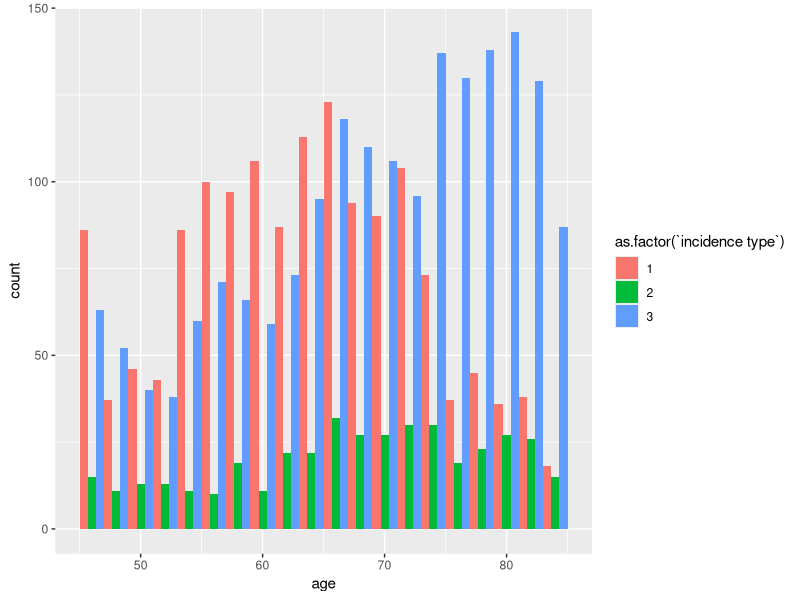
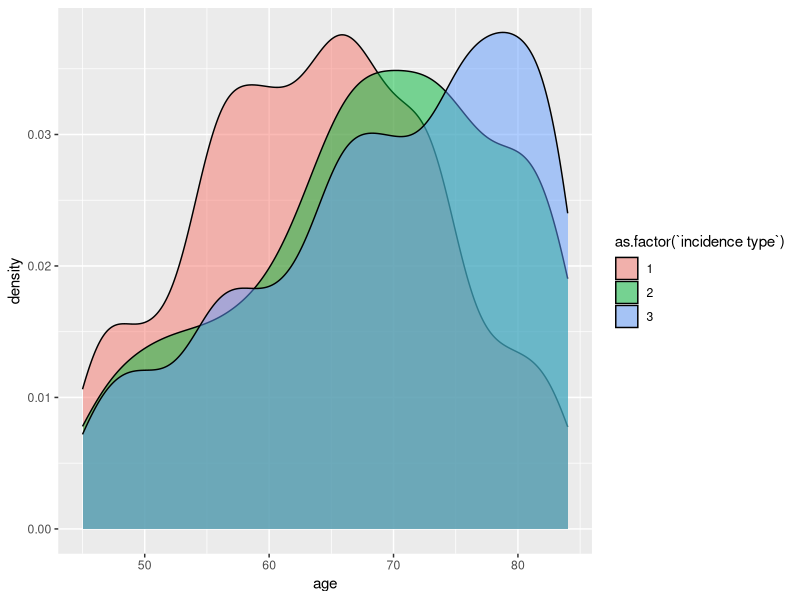
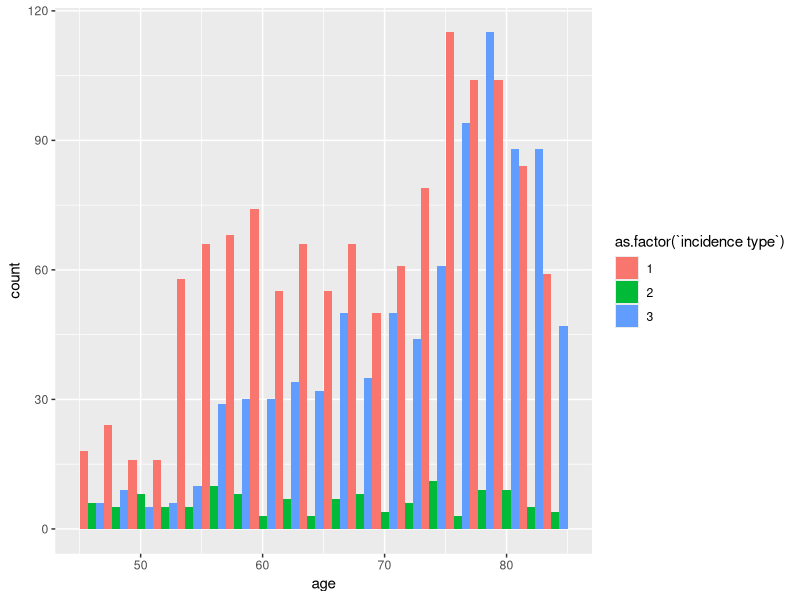
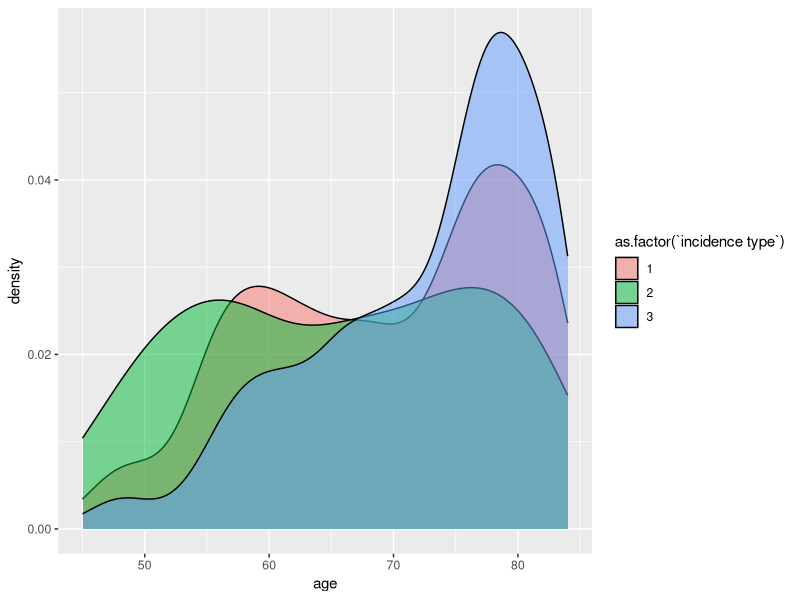

Here is the R script that generated these plots, in order:
## ---- chunk 1
knitr::opts_chunk$set(echo = TRUE)
## ---- chunk 2
library("reshape2")
library("ggplot2")
angina_simulation<-function(gender,age){
  if (gender=='male') 
    {s <- c(0.00238,0.00548,0.00655,0.00300)
    u <- c(0.00043,0.0008,0.0019,0.0021)
    m <- c(0.00225,0.00359,0.0071,0.0101)} else{
      s <- c(0.00098,0.00357,0.00333,0.006)
      u <- c(0.00029,0.00030,0.00039,0.00048)
      m <- c(0.0003,0.00165,0.00236,0.0059)
      }
  event <- 0
  
  counter <-1
  
  
  while(age<85 && event==0)
  {
    if (age<55) {counter <- 1} else if (age<65) {counter <- 2
      }else if (age<75) {counter <- 3}else {counter <-4 }
  
      if (runif(1,0,1) < s[counter]) {event <- 1} else if (runif(1,0,1) < u[counter]) {event<-2
      } else if (runif(1,0,1) < m[counter]) {event<-3}
    
    if (event==0) {age <- age+1}
  }
  
  return (c(age,event))
}

set.seed(22)
i=0

a<- c(0,0)

s_vector <-c()
u_vector<-c()
m_vector<-c()
healthy_vector<-c()
while(i<10000){
  a<-angina_simulation('male',45)
  if (a[2]==0) {healthy_vector <- c(healthy_vector,a[1])}
  if (a[2]==1) {s_vector <- c(s_vector,a[1])}
  if (a[2]==2) {u_vector <- c(u_vector,a[1])}
  if (a[2]==3) {m_vector <- c(m_vector,a[1])}
  i<- i+1
}
occurance1 <- list(s_vector,u_vector,m_vector)
L1 <-melt(occurance1)
all_male <- list(s_vector,u_vector,m_vector, healthy_vector)
all1 <-melt(all_male)
survive1 = length(healthy_vector)/10000
#64.4% male health till 85 years old.
survive1
1-survive1



i=0

a<- c(0,0)

s_vector <-c()
u_vector<-c()
m_vector<-c()
healthy_vector<-c()
while(i<10000){
  a<-angina_simulation('female',45)
  if (a[2]==0) {healthy_vector <- c(healthy_vector,a[1])}
  if (a[2]==1) {s_vector <- c(s_vector,a[1])}
  if (a[2]==2) {u_vector <- c(u_vector,a[1])}
  if (a[2]==3) {m_vector <- c(m_vector,a[1])}
  i<- i+1
}
occurance2 <- list(s_vector,u_vector,m_vector)
L2 <-melt(occurance2)
all_female <- list(s_vector,u_vector,m_vector, healthy_vector)
all2 <-melt(all_female)
survive2 = length(healthy_vector)/10000
#77% female health till 85 years old.
survive2
1-survive2

## ---- chunk 3

#graph and data visualization 
colnames(L1) <- c("age","incidence type")
g <- ggplot(L1,aes(x=age, fill = as.factor(`incidence type`)))
g+geom_histogram(binwidth=2, position="dodge")

g+geom_density(position="dodge",alpha=0.5)

#female
colnames(L2) <- c("age","incidence type")
g2 <- ggplot(L2,aes(x=age, fill = as.factor(`incidence type`)))
g2+geom_histogram(binwidth=2, position="dodge")

g2+geom_density(position="dodge",alpha=0.5)



## ---- chunk 4
lapply(occurance1, shapiro.test)
lapply(occurance2, shapiro.test)
male <-lapply(occurance1, mean)
female <- lapply(occurance2, mean)
t.test(as.numeric(occurance1[[3]]),as.numeric(occurance2[[3]]))

## ---- chunk 5
colnames(all1) <- c("age","incidence type")

colnames(all2) <- c("age","incidence type")
all1$sex <- 1

all2$sex <- 2

df <- rbind.data.frame(all1,all2)

#cor(df$age,df$`incidence type`)
#cor(df$sex,df$`incidence type`)
fit <- lm(`incidence type` ~ age+sex, data = df)
summary(fit)

